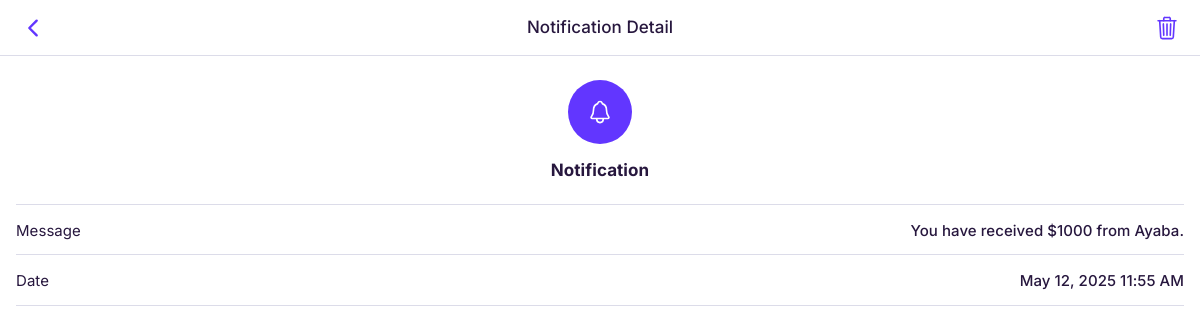
Page /transactions/app-notification-detail/5/ (signed in) on the committed database.
### transactions/models.py (models this page shows, shortened)
class Notification(models.Model):
    user = models.ForeignKey(User, on_delete=models.CASCADE, related_name="notifications")
    message = models.TextField()
    is_read = models.BooleanField(default=False)
    created_at = models.DateTimeField(auto_now_add=True)

### transactions/views.py (the view)
# urls.py: path('app-notification-detail/<int:notification_id>/', app_notification_detail, name='app_notification_detail'),
@login_required
def app_notification_detail(request, notification_id):
    notification = get_object_or_404(Notification, id=notification_id, user=request.user)
    notification.is_read = True
    notification.save()
    return render(request, "app-notification-detail.html", {"notification": notification})

### templates/app-notification-detail.html (shortened to what this page needs)
{% load static %}
<!doctype html>
<html lang="en">
<head>
    <link rel="stylesheet" href="{% static 'css/style.css' %}">
</head>
<body class="bg-white">
    <div class="appHeader">
        <div class="left">
            <a href="{% url 'dashboard_func:app_notifications' %}" class="headerButton goBack">
                <ion-icon name="chevron-back-outline"></ion-icon>
            </a>
        </div>
        <div class="pageTitle">
            Notification Detail
        </div>
        <div class="right">
            <a href="#" class="headerButton" data-bs-toggle="modal" data-bs-target="#DialogBasic">
                <ion-icon name="trash-outline"></ion-icon>
            </a>
        </div>
    </div>
    <div id="appCapsule" class="full-height">
        <div class="section">
            <div class="listed-detail mt-3">
                <div class="icon-wrapper">
                    <div class="iconbox">
                        <ion-icon name="notifications-outline"></ion-icon>
                    </div>
                </div>
                <h3 class="text-center mt-2">Notification</h3>
            </div>
            <ul class="listview simple-listview no-space mt-3">
                <li>
                    <span>Message</span>
                    <strong>{{ notification.message }}</strong>
                </li>
                <li>
                    <span>Date</span>
                    <strong>{{ notification.created_at|date:"M d, Y h:i A" }}</strong>
                </li>
            </ul>
        </div>
    </div>
</body>
</html>

### rows in the picture
Notification: message "You have received $1000 from Ayaba.", created_at "May 12, 2025 11:55 AM"
